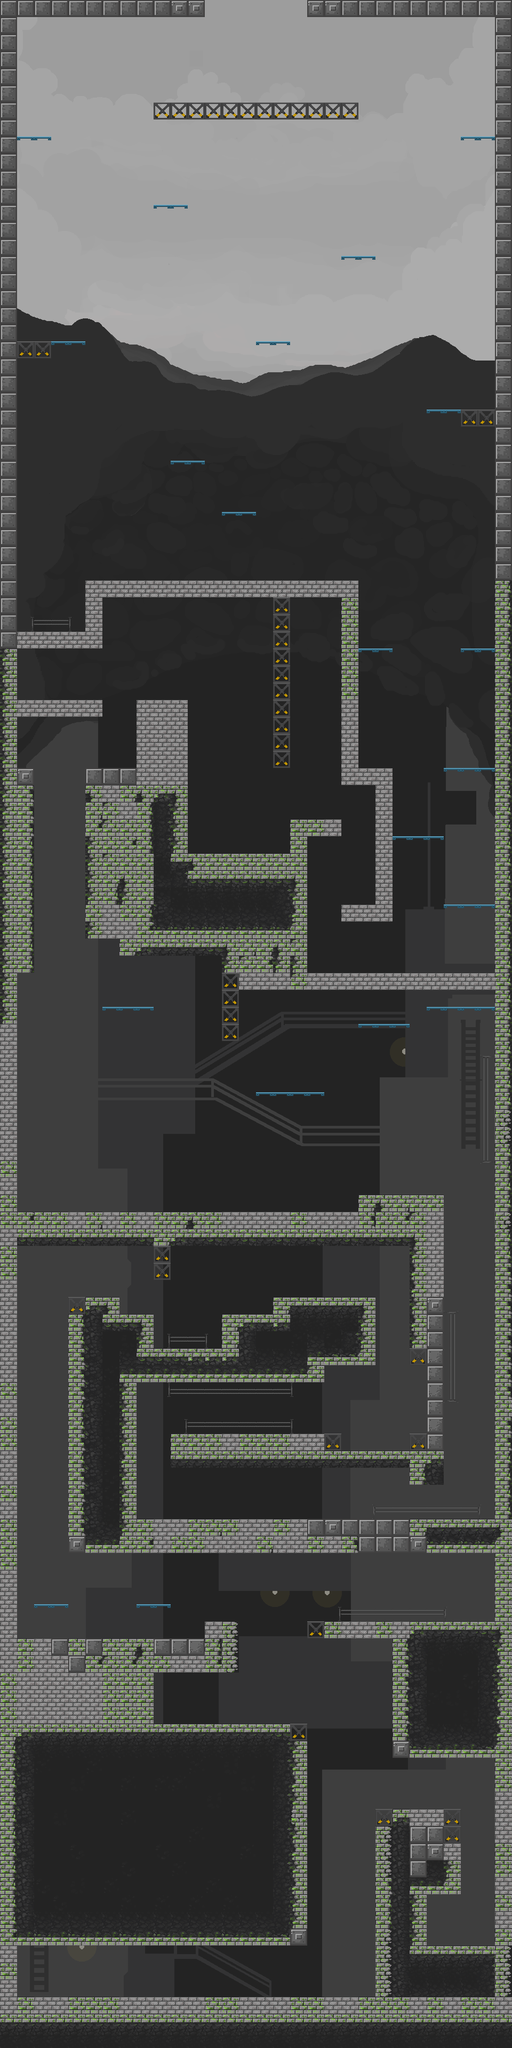

This is a level from a 2D game, rendered from its Tiled map with the project's own tilesets. A one-line summary and the map file follow, with tile-layer data summarised:
An orthogonal 30x120 tile map with 32x32 px tiles, 1 tile layer (foreground), 1 hidden layer not drawn, 9 tilesets, 1 image layer and 257 objects (27x gem, 5x diamond).

<map version="1.10" tiledversion="1.11.0" orientation="orthogonal" renderorder="right-down" width="30" height="120" tilewidth="32" tileheight="32" infinite="0" nextlayerid="17" nextobjectid="408">
 <editorsettings>
  <export target="../assets/maps/scene1.lua" format="lua" />
 </editorsettings>
 <tileset firstgid="1" name="input_prompts" tilewidth="16" tileheight="16" tilecount="816" columns="34">
  <image source="input_prompts_packed.png" width="544" height="384" />
 </tileset>
 <tileset firstgid="817" name="tiles" tilewidth="32" tileheight="32" spacing="16" margin="16" tilecount="16" columns="4">
  <image source="tiles/tile-set-1.png" width="208" height="208" />
 </tileset>
 <tileset firstgid="833" name="fade_tileset" tilewidth="32" tileheight="32" tilecount="24" columns="6">
  <image source="tiles/fade_tileset.png" width="192" height="128" />
 </tileset>
 <tileset firstgid="857" name="filler-tiles" tilewidth="32" tileheight="32" tilecount="4" columns="2">
  <image source="tiles/filler_tile.png" width="64" height="64" />
 </tileset>
 <tileset firstgid="861" name="platform" tilewidth="32" tileheight="32" tilecount="1" columns="1">
  <image source="tiles/platform.png" width="32" height="32" />
 </tileset>
 <tileset firstgid="862" name="crane" tilewidth="32" tileheight="32" tilecount="1" columns="1">
  <image source="tiles/crane.png" width="32" height="32" />
 </tileset>
 <tileset firstgid="863" name="rocket" tilewidth="32" tileheight="32" tilecount="4" columns="2">
  <image source="tiles/rocket.png" width="64" height="64" />
 </tileset>
 <tileset firstgid="867" name="track2" tilewidth="32" tileheight="32" tilecount="16" columns="4">
  <image source="tiles/track 2.png" width="128" height="128" />
 </tileset>
 <tileset firstgid="883" name="track" tilewidth="32" tileheight="32" tilecount="3" columns="3">
  <image source="tiles/track.png" width="96" height="32" />
 </tileset>
 <imagelayer id="16" name="background">
  <image source="tiles/background.png" width="960" height="3840" />
 </imagelayer>
 <layer id="2" name="background" width="30" height="120" visible="0">
  <data>[3600 cells, 3600 non-empty, 1 distinct tile ids]</data>
 </layer>
 <layer id="1" name="foreground" width="30" height="120">
  <data>[3600 cells, 1324 non-empty, 46 distinct tile ids]</data>
 </layer>
 <objectgroup id="6" name="tutorial" opacity="0.48">
  <object id="74" x="256" y="3696" width="96" height="18.8438">
   <text fontfamily="04b19" pixelsize="12" wrap="1" color="#ffffff" halign="center" valign="bottom">to jump</text>
  </object>
  <object id="79" gid="439" x="128" y="3680" width="16" height="16" />
  <object id="80" gid="441" x="128" y="3696" width="16" height="16" />
  <object id="81" gid="440" x="144" y="3696" width="16" height="16" />
  <object id="82" gid="442" x="112" y="3696" width="16" height="16" />
  <object id="83" gid="247" x="200" y="3688" width="16" height="16" />
  <object id="84" x="168" y="3672" width="24" height="18.8438">
   <text fontfamily="04b19" pixelsize="12" wrap="1" color="#ffffff" halign="center" valign="center">or</text>
  </object>
  <object id="85" x="112" y="3696" width="104" height="18.8438">
   <text fontfamily="04b19" pixelsize="12" wrap="1" color="#ffffff" halign="center" valign="bottom">to move</text>
  </object>
  <object id="86" gid="43" x="320" y="3696" width="16" height="16" />
  <object id="88" x="256" y="3680" width="96" height="18.8438">
   <text fontfamily="04b19" pixelsize="12" wrap="1" color="#ffffff" halign="center" valign="center">or</text>
  </object>
  <object id="89" gid="426" x="272" y="3696" width="16" height="16" />
  <object id="109" x="512" y="3680" width="96" height="18.8438">
   <text fontfamily="04b19" pixelsize="12" wrap="1" color="#ffffff" halign="center" valign="center">you can</text>
  </object>
  <object id="110" x="512" y="3696" width="96" height="18.8438">
   <text fontfamily="04b19" pixelsize="12" wrap="1" color="#ffffff" halign="center" valign="center">double jump</text>
  </object>
  <object id="111" x="576" y="3568" width="128" height="18.8438">
   <text fontfamily="04b19" pixelsize="12" wrap="1" color="#ffffff" halign="center" valign="center">and</text>
  </object>
  <object id="112" x="576" y="3592" width="128" height="18.8438">
   <text fontfamily="04b19" wrap="1" color="#ffffff" halign="center" valign="center">SCALE</text>
  </object>
  <object id="113" x="576" y="3616" width="128" height="18.8438">
   <text fontfamily="04b19" pixelsize="12" wrap="1" color="#ffffff" halign="center" valign="center">walls</text>
  </object>
  <object id="324" x="448" y="3144" width="96" height="18.8438">
   <text fontfamily="04b19" pixelsize="12" wrap="1" color="#ffffff" halign="center" valign="center">rocket fuel</text>
  </object>
  <object id="325" x="448" y="3184" width="96" height="18.8438">
   <text fontfamily="04b19" pixelsize="12" wrap="1" color="#ffffff" halign="center" valign="center">to launch</text>
  </object>
  <object id="326" gid="589" x="512" y="3184" width="16" height="16" />
  <object id="327" gid="430" x="464" y="3184" width="16" height="16" />
  <object id="328" x="448" y="3168" width="96" height="18.8438">
   <text fontfamily="04b19" pixelsize="12" wrap="1" color="#ffffff" halign="center" valign="center">or</text>
  </object>
  <object id="329" x="144" y="2952" width="96" height="18.8438">
   <text fontfamily="Light Pixel-7" pixelsize="12" wrap="1" color="#ffffff" halign="center" valign="center">now, escape!</text>
  </object>
 </objectgroup>
 <objectgroup color="#0000ff" id="3" name="ground">
  <object id="21" x="0" y="3744" width="960" height="32">
   <properties>
    <property name="collidable" type="bool" value="true" />
   </properties>
  </object>
  <object id="35" x="0" y="0" width="960" height="32">
   <properties>
    <property name="collidable" type="bool" value="true" />
   </properties>
  </object>
  <object id="53" x="32" y="3232" width="544" height="32">
   <properties>
    <property name="collidable" type="bool" value="true" />
   </properties>
  </object>
  <object id="55" x="8" y="3616" width="568" height="32">
   <properties>
    <property name="collidable" type="bool" value="true" />
   </properties>
  </object>
  <object id="56" x="704" y="3392" width="160" height="32">
   <properties>
    <property name="collidable" type="bool" value="true" />
   </properties>
  </object>
  <object id="57" x="776" y="3648" width="168" height="40">
   <properties>
    <property name="collidable" type="bool" value="true" />
   </properties>
  </object>
  <object id="58" x="760" y="3520" width="88" height="32">
   <properties>
    <property name="collidable" type="bool" value="true" />
   </properties>
  </object>
  <object id="59" x="576" y="3040" width="352" height="32">
   <properties>
    <property name="collidable" type="bool" value="true" />
   </properties>
  </object>
  </objectgroup>
 <objectgroup color="#00ff00" id="4" name="walls">
  <!-- 168 objects omitted --></objectgroup>
 <objectgroup color="#ff0000" id="5" name="spikes">
  <!-- 152 objects omitted --></objectgroup>
 <objectgroup color="#ffff00" id="7" name="coins">
  <!-- 59 objects omitted --></objectgroup>
 <objectgroup id="8" name="bolts">
  <!-- 27 objects omitted --></objectgroup>
 <objectgroup color="#ff00ff" id="9" name="fuel">
  <!-- 25 objects omitted --></objectgroup>
 <objectgroup color="#00ffc8" id="10" name="player_start">
  <!-- 13 objects omitted --></objectgroup>
 <objectgroup color="#d87bff" id="15" name="zappers">
  <!-- 9 objects omitted --></objectgroup>
 <objectgroup color="#bd8a9d" id="12" name="game_win">
  <!-- 1 objects omitted --></objectgroup>
</map>
<!-- 227 of 257 objects omitted -->
